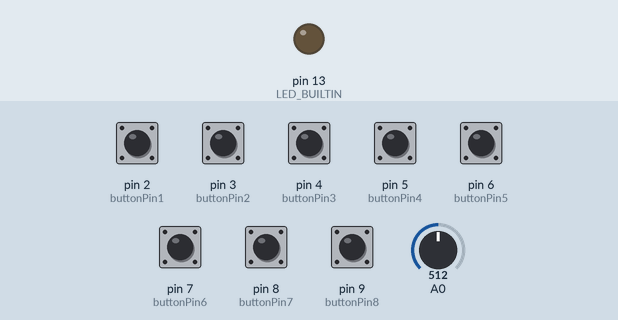
Recording of a sketch running on a simulated Arduino Nano, built with avr-gcc and run on an emulated ATmega328P. Parts: output pins drawn as LEDs (lit = HIGH). Inputs (shaded band) come from the test bench; at power-on: pin 2 (buttonPin1), pin 3 (buttonPin2), pin 4 (buttonPin3), pin 5 (buttonPin4), pin 6 (buttonPin5), pin 7 (buttonPin6), pin 8 (buttonPin7), pin 9 (buttonPin8) LOW, A0 = 512. What the sketch prints to the serial monitor is not drawn.

Above: at 1.2 s.
1.3 s: pin 9 (buttonPin8) pulled HIGH for 0.15 s
At 1.39 s:
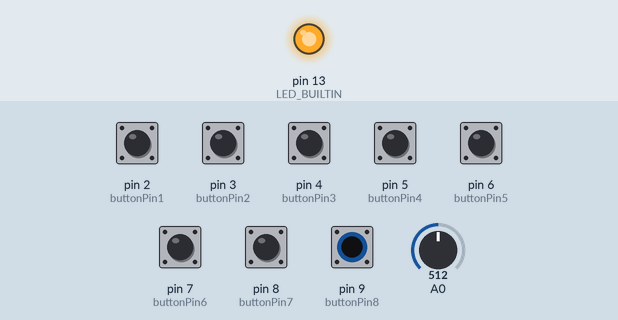
4.4 s: pin 2 (buttonPin1) pulled HIGH for 0.15 s
6.0 s: pin 3 (buttonPin2) pulled HIGH for 0.15 s
7.6 s: pin 4 (buttonPin3) pulled HIGH for 0.15 s
9.2 s: pin 5 (buttonPin4) pulled HIGH for 0.15 s
Timing chart, 0 to 11.8 s (numbered marks = the images above; inputs shaded):
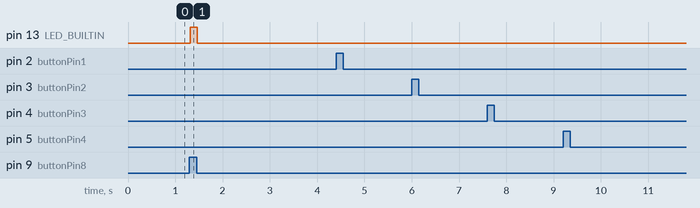

The sketch:

MIDI-switcher.ino
```cpp
// (licence header left out)
const int buttonPin1 = 2;     //PROGRAM 1
const int buttonPin2 = 3;     //PROGRAM 2
const int buttonPin3 = 4;     //PROGRAM 3
const int buttonPin4 = 5;     //PROGRAM 4

const int buttonPin5 = 6;     //PREVIEW 1
const int buttonPin6 = 7;     //PREVIEW 2
const int buttonPin7 = 8;     //PREVIEW 3
const int buttonPin8 = 9;     //PREVIEW 4

//initialize variables
int buttonState1 = 0;
int buttonState2 = 0;
int buttonState3 = 0;
int buttonState4 = 0;
int buttonState5 = 0;
int buttonState6 = 0;
int buttonState7 = 0;
int buttonState8 = 0;
int volume1 = 0;
int volume1a = 0;
bool initState=true;

void setup() {
  Serial.begin(115200); //Set MIDI baud rate to communication
  //setup pins mode on Arduino board
  pinMode(LED_BUILTIN, OUTPUT);
  pinMode(buttonPin1, INPUT);
  pinMode(buttonPin2, INPUT);
  pinMode(buttonPin3, INPUT);
  pinMode(buttonPin4, INPUT);
  pinMode(buttonPin5, INPUT);
  pinMode(buttonPin6, INPUT);
  pinMode(buttonPin7, INPUT);
  pinMode(buttonPin8, INPUT);
}
//send note to serial port
void noteOn(int cmd, int pitch, int velocity) {
  Serial.write(cmd);
  Serial.write(pitch);
  Serial.write(velocity);
}
//Main:
void loop() {
  //reading buttons states
  buttonState1 = digitalRead(buttonPin1);
  buttonState2 = digitalRead(buttonPin2);
  buttonState3 = digitalRead(buttonPin3);
  buttonState4 = digitalRead(buttonPin4);
  buttonState5 = digitalRead(buttonPin5);
  buttonState6 = digitalRead(buttonPin6);
  buttonState7 = digitalRead(buttonPin7);
  buttonState8 = digitalRead(buttonPin8);

  //discovering button states
  if (buttonState1 == HIGH) {
    digitalWrite(LED_BUILTIN, HIGH);
    noteOn(0x90, 0x10, 0x45); //send midi as note on
  } else {
    digitalWrite(LED_BUILTIN, LOW);
  }
  if (buttonState2 == HIGH) {
    digitalWrite(LED_BUILTIN, HIGH);
    noteOn(0x90, 0x11, 0x45); //send midi as note on
  } else {
    digitalWrite(LED_BUILTIN, LOW);
  }
  if (buttonState3 == HIGH) {
    digitalWrite(LED_BUILTIN, HIGH);
    noteOn(0x90, 0x12, 0x45); //send midi as note on\
  } else {
    digitalWrite(LED_BUILTIN, LOW);
  }
  if (buttonState4 == HIGH) {
    digitalWrite(LED_BUILTIN, HIGH);
    noteOn(0x90, 0x13, 0x45); //send midi as note on
  } else {
    digitalWrite(LED_BUILTIN, LOW);
  }
  //------------------------------------------
  if (buttonState5 == HIGH) {
    digitalWrite(LED_BUILTIN, HIGH);
    noteOn(0x90, 0x20, 0x45); //send midi  as note on
  } else {
    digitalWrite(LED_BUILTIN, LOW);
  }
  if (buttonState6 == HIGH) {
    digitalWrite(LED_BUILTIN, HIGH);
    noteOn(0x90, 0x21, 0x45); //send midi as note on
  } else {
    digitalWrite(LED_BUILTIN, LOW);
  }
  if (buttonState7 == HIGH) {
    digitalWrite(LED_BUILTIN, HIGH);
    noteOn(0x90, 0x22, 0x45); //send midi as note on
  } else {
    digitalWrite(LED_BUILTIN, LOW);
  }
  if (buttonState8 == HIGH) {
    digitalWrite(LED_BUILTIN, HIGH);
    noteOn(0x90, 0x23, 0x45); //send midi as note on
  } else {
    digitalWrite(LED_BUILTIN, LOW);
  }
  //-----------------------------------------
  //discovering potentiometer value
  volume1 = analogRead(A0) / 8; //read value
  delay(20); //wait 20ms
  volume1a = analogRead(A0) / 8; //read next value (for checking changes)
  if(initState==true) { //if first connection send potentiometer value
    noteOn(0xB0, 0x23, volume1a);
    initState=false;
  }
  if (volume1!=volume1a) { //if change is discover send to serial command, if not, don't send midi
    noteOn(0xB0, 0x23, volume1a); //send midi as continues values
  }
}
```

Measured:
- after the input at 1.3 s, pin 13 (LED_BUILTIN): LOW → HIGH at once, → LOW 0.14 s later
